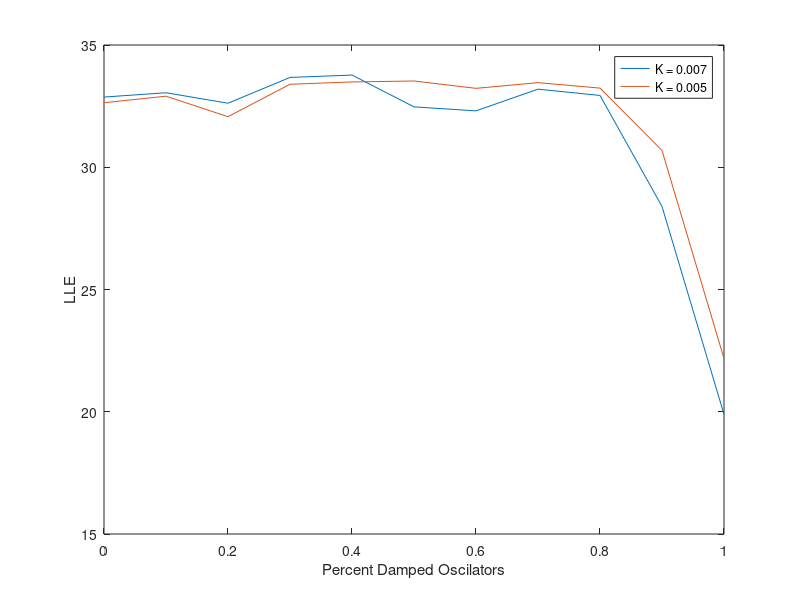

This chart was generated by the following MATLAB code:

% strong light intensity - 0.007
LLEs0 = [ 34.625 33.475 
          33.725 32.78
          32.625 31.3
          33.875 33.55
          32.54  32.32
          34.45  32.90
          34.625  32.90
          30.625  29.9
          32.00 31
          31.85 26.60
          32.30  18.90
        ];
difs = LLEs0(:,1) - LLEs0(:,2);
normalized_lle0 = 34*(1-difs./LLEs0(:,1));

% moderate light strong - 0.005
  
  % LLE matrix format : original period - LLE
 LLEs = [ 33.75 32.4
          34.20 33.10
          35.20 33.20
          33.70 33.10
          33.30 32.80
          32.45 32.00
          33.00 32.25
          31.50 31.00
          31.20 30.50
          31.30 28.25
          32.35 21.10
     ];
        
difs = LLEs(:,1) - LLEs(:,2);
normalized_lle = 34*(1-difs./LLEs(:,1));

        
% light intensity is weak 0.002
  
 % LLE1s = [ 
  %          ];

%difs = LLE1s(:,1) - LLE1s(:,2);
%normalized_lle1 = 34*(1-difs./LLE1s(:,1));

        

t = [0
      0.1
      0.2
      0.3
      0.4
      0.5
      0.6
      0.7
      0.8
      0.9
      1];

figure;
plot( t, normalized_lle0);

hold on;
plot( t, normalized_lle);
%plot( t, normalized_lle1);

xlabel('Percent Damped Oscilators');
ylabel('LLE');
legend('K = 0.007', 'K = 0.005');